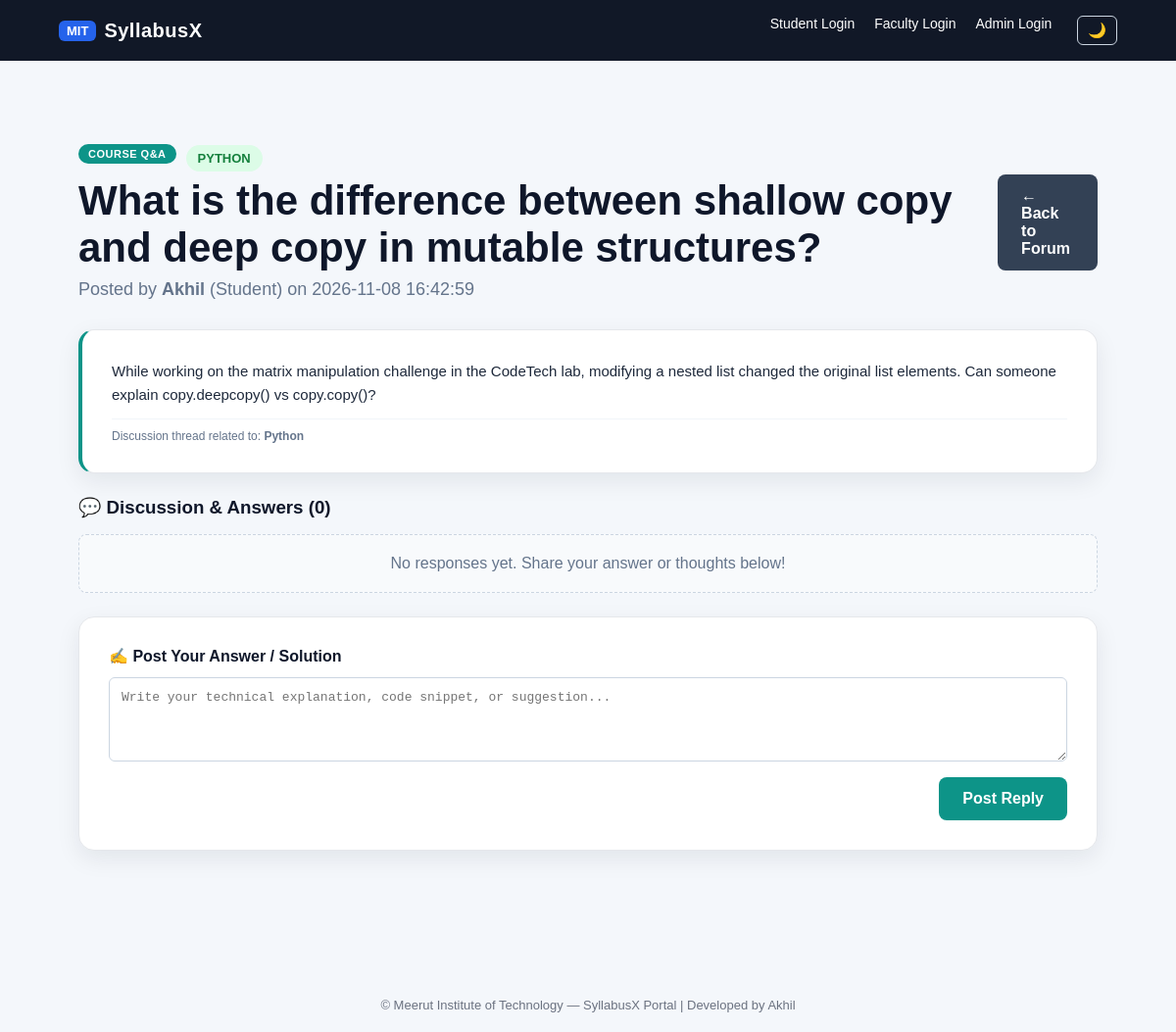
The app's page /campus/forum/1 with its own data.
### tables this page shows
CREATE TABLE courses (
            id INTEGER PRIMARY KEY AUTOINCREMENT,
            name TEXT NOT NULL UNIQUE,
            code TEXT NOT NULL UNIQUE,
            description TEXT,
            instructions TEXT,
            mcq_duration_minutes INTEGER DEFAULT 20,
            coding_duration_minutes INTEGER DEFAULT 60,
            is_active INTEGER DEFAULT 1,
            created_at TIMESTAMP DEFAULT CURRENT_TIMESTAMP
        );

CREATE TABLE forum_topics (
    id INTEGER PRIMARY KEY AUTOINCREMENT,
    course_id INTEGER,
    author_id INTEGER NOT NULL,
    author_name TEXT NOT NULL,
    author_role TEXT NOT NULL,
    title TEXT NOT NULL,
    message TEXT NOT NULL,
    created_at TIMESTAMP DEFAULT CURRENT_TIMESTAMP
);

### app.py (the view, shortened to what this page needs)
@app.route("/campus/forum/<int:topic_id>", methods=["GET", "POST"])
def campus_forum_topic(topic_id):
    connection = get_db_connection()
    topic = connection.execute("""
        SELECT forum_topics.*, courses.name as course_name, courses.code as course_code
        FROM forum_topics
        LEFT JOIN courses ON forum_topics.course_id = courses.id
        WHERE forum_topics.id = ?
    """, (topic_id,)).fetchone()
    if not topic:
        connection.close()
        flash("Discussion topic not found.", "error")
        return redirect(url_for("campus_forum"))
    replies = connection.execute("""
        SELECT * FROM forum_replies
        WHERE topic_id = ?
        ORDER BY id ASC
    """, (topic_id,)).fetchall()
    connection.close()
    return render_template("forum_topic.html", topic=topic, replies=replies)

### app.py (called while the page is built)
@app.after_request
def add_security_headers(response):
    response.headers['X-Content-Type-Options'] = 'nosniff'
    response.headers['X-Frame-Options'] = 'SAMEORIGIN'
    response.headers['X-XSS-Protection'] = '1; mode=block'
    response.headers['Referrer-Policy'] = 'strict-origin-when-cross-origin'
    return response

def get_db_connection():
    database_url = os.environ.get("DATABASE_URL", "")
    if database_url and _PSYCOPG2_AVAILABLE:
        pg_conn = psycopg2.connect(database_url)
        return _PGConnectionWrapper(pg_conn)
    os.makedirs(DATABASE_DIR, exist_ok=True)
    connection = sqlite3.connect(
        DATABASE_PATH,
        timeout=30,
        check_same_thread=False
    )
    connection.row_factory = sqlite3.Row
    connection.execute("PRAGMA busy_timeout = 30000")
    connection.execute("PRAGMA foreign_keys = ON")
    return connection

### templates/forum_topic.html (shortened to what this page needs)
{% extends "base.html" %}
{% block content %}
<div class="page-container">
    <div class="dashboard-header">
        <div>
            <div style="display: flex; align-items: center; gap: 10px; margin-bottom: 6px;">
                <span class="portal-badge" style="background: #0d9488; color: white;">COURSE Q&amp;A</span>
                <span class="status-badge status-active">{{ topic.course_code or 'CSE' }}</span>
            </div>
            <h1>{{ topic.title }}</h1>
            <p>Posted by <strong>{{ topic.author_name }}</strong> ({{ topic.author_role|capitalize }}) on {{ topic.created_at }}</p>
        </div>
        <div class="header-action-buttons">
            <a href="{{ url_for('campus_forum') }}" class="btn btn-secondary">
                ← Back to Forum
            </a>
        </div>
    </div>
    <div class="dashboard-card" style="border-left: 4px solid #0d9488; margin-bottom: 24px;">
        <div style="font-size: 15px; color: #1e293b; line-height: 1.6; white-space: pre-wrap; margin-bottom: 12px;">{{ topic.message }}</div>
        <div style="font-size: 12px; color: #64748b; border-top: 1px solid #f1f5f9; padding-top: 10px;">
            Discussion thread related to: <strong>{{ topic.course_name }}</strong>
        </div>
    </div>
    <h3 style="margin-bottom: 16px; color: #0f172a;">💬 Discussion &amp; Answers ({{ replies|length }})</h3>
    {% if replies %}
    <div style="display: flex; flex-direction: column; gap: 14px; margin-bottom: 24px;">
        {% for r in replies %}
        <div style="background: white; border: 1.5px solid #e2e8f0; border-radius: 10px; padding: 16px 20px;">
            <div style="display: flex; justify-content: space-between; align-items: center; margin-bottom: 8px;">
                <div style="display: flex; align-items: center; gap: 8px;">
                    <strong>{{ r.author_name }}</strong>
                    <span class="user-pill {{ 'faculty-pill' if r.author_role in ['faculty', 'admin'] else 'student-pill' }}" style="font-size: 10px; padding: 2px 8px;">
                        {{ r.author_role|capitalize }}
                    </span>
                </div>
                <small style="color: #64748b;">{{ r.created_at }}</small>
            </div>
            <div style="color: #334155; font-size: 14px; line-height: 1.6; white-space: pre-wrap;">{{ r.reply_text }}</div>
        </div>
        {% endfor %}
    </div>
    {% else %}
    <div style="background: #f8fafc; border: 1.5px dashed #cbd5e1; border-radius: 8px; padding: 20px; text-align: center; color: #64748b; margin-bottom: 24px;">
        No responses yet. Share your answer or thoughts below!
    </div>
    {% endif %}
    <div class="dashboard-card">
        <h3 style="margin-top: 0; margin-bottom: 12px; font-size: 16px; color: #0f172a;">✍️ Post Your Answer / Solution</h3>
        <form action="{{ url_for('campus_forum_topic', topic_id=topic.id) }}" method="POST">
            <div style="margin-bottom: 12px;">
                <textarea name="reply_text" rows="4" placeholder="Write your technical explanation, code snippet, or suggestion..." required style="width: 100%; padding: 12px; border: 1.5px solid #cbd5e1; border-radius: 6px; font-size: 13px; box-sizing: border-box;"></textarea>
            </div>
            <div style="display: flex; justify-content: flex-end;">
                <button type="submit" class="btn btn-primary" style="background: #0d9488; font-weight: 700;">
                    Post Reply
                </button>
            </div>
        </form>
    </div>
</div>
{% endblock %}

### static/css/style.css (style rules this page uses)
* { margin: 0; padding: 0; box-sizing: border-box; }
body { font-family: Arial, Helvetica, sans-serif; background: #f4f7fb; color: #1f2937; min-height: 100vh; }
.btn { display: inline-block; padding: 12px 20px; border: none; border-radius: 8px; text-decoration: none; cursor: pointer; font-size: 15px; font-weight: 600; }
.btn-primary { background: #2563eb; color: white; }
.btn-secondary { background: #374151; color: white; }
.dashboard-header { display: flex; justify-content: space-between; align-items: center; margin-bottom: 30px; }
.dashboard-header h1 { margin-bottom: 6px; }
.dashboard-header p { color: #6b7280; }
.dashboard-card { background: white; padding: 30px; border-radius: 12px; box-shadow: 0 5px 20px rgba(0, 0, 0, 0.06); margin-bottom: 25px; }
.status-badge { display: inline-block; padding: 5px 10px; border-radius: 20px; background: #dcfce7; color: #166534; font-size: 12px; font-weight: 600; }
.page-container { max-width: 1100px; margin: 0 auto; padding: 45px 20px 60px; }
.dashboard-header { margin-bottom: 30px; }
.dashboard-header h1 { margin: 0; font-size: 36px; color: #14213d; }
.dashboard-header p { margin-top: 8px; color: #64748b; font-size: 18px; }
.btn { display: inline-block; text-decoration: none; border: none; border-radius: 8px; padding: 13px 24px; font-size: 16px; font-weight: 600; cursor: pointer; transition: 0.2s ease; }
.btn-primary { background: #2563eb; color: #ffffff; }
.btn-secondary { background: #334155; color: #ffffff; }
.dashboard-header h1 { margin: 0 0 8px 0; font-size: 42px; color: #0f172a; }
.dashboard-card { background: #ffffff; border-radius: 16px; margin-bottom: 30px; box-shadow: 0 8px 25px rgba(15, 23, 42, 0.08); border: 1px solid #e5e7eb; overflow: hidden; }
.status-badge { display: inline-block; padding: 6px 12px; border-radius: 999px; font-size: 13px; font-weight: 700; }
.status-active { background: #dcfce7; color: #15803d; }
.portal-badge { display: inline-block; padding: 4px 10px; border-radius: 12px; font-size: 11px; font-weight: 700; letter-spacing: 0.5px; background: #dbeafe; color: #1d4ed8; margin-bottom: 8px; }
.header-action-buttons { display: flex; gap: 10px; align-items: center; flex-wrap: wrap; }

### records on screen
courses: code "PYTHON", course_name "Python"
forum_topics: title "What is the difference between shallow copy and deep copy in mutable structures?", author_name "Akhil", author_role "Student", created_at "2026-11-08 16:42:59", message "While working on the matrix manipulation challenge in the CodeTech lab, modifying a nested list changed the original list elements. Can someone explain copy.deepcopy() vs copy.copy()?"

### other values on screen
{{ replies|length }} "0"
